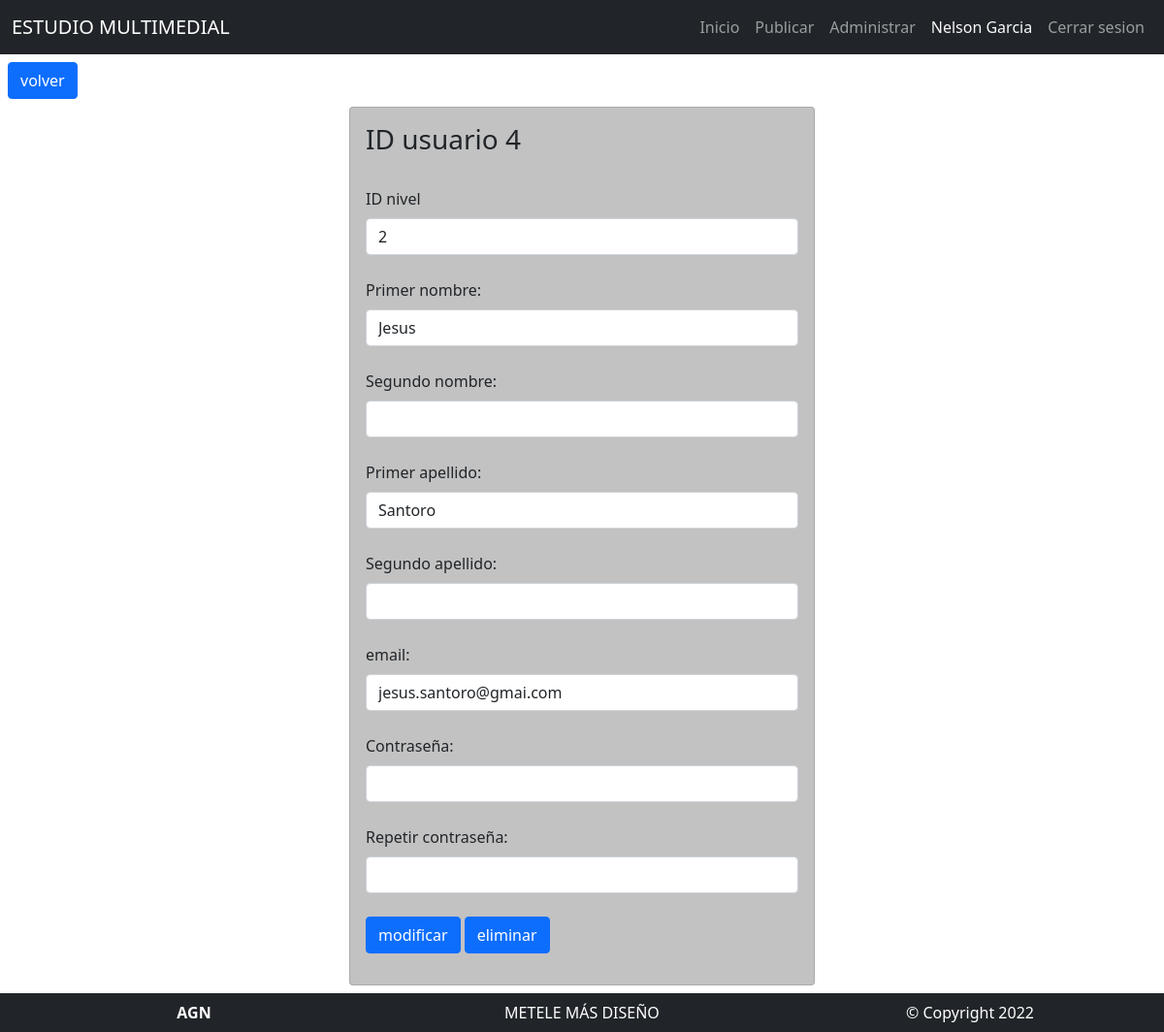
Screenshot of /EstudioMultimedial/administrar.php?usuario=4 (signed in) with the database file from the repository.
### tables this page shows
CREATE TABLE `usuarios`  (
  `id_usuario` int NOT NULL AUTO_INCREMENT,
  `id_nivel` int NOT NULL,
  `primer_nombre` varchar(100) NOT NULL,
  `segundo_nombre` varchar(100) NULL DEFAULT NULL,
  `primer_apellido` varchar(100) NOT NULL,
  `segundo_apellido` varchar(100) NULL DEFAULT NULL,
  `email` varchar(100) NOT NULL,
  `clave` varchar(100) NOT NULL,
  PRIMARY KEY (`id_usuario`) USING BTREE,
  UNIQUE INDEX `id_usuario`(`id_usuario`) USING BTREE,
  INDEX `idniveles`(`id_nivel`) USING BTREE,
  CONSTRAINT `idniveles` FOREIGN KEY (`id_nivel`) REFERENCES `niveles` (`id_nivel`) ON DELETE CASCADE ON UPDATE CASCADE
);

### EstudioMultimedial/administrar.php (the view, shortened to what this page needs)
<?php
require 'config.php';
?>
<!doctype html>
<html lang="es">
<head>
    <link rel="stylesheet" href="css/bootstrap.min.css">
    <link rel="stylesheet" href="css/style.css">
</head>
<body>
    <?php
    require 'header.php';
    if (isset($_SESSION["id"]) && $_SESSION["idnivel"] == 2 ) {
       $id_us = $_SESSION["id"];
        if (!isset($_GET["usuario"])) {
    ?>
    <a href="agregar.php" class="btn btn-primary m-2 botonadm">agregar nuevo usuario</a>
    <a href="miperfil.php" class="btn btn-primary m-2 botonadm">mi perfil</a>
    <div class='table-responsive'>
        <table class="table ">
            <form action="" method="post">
                <tr class="">
                    <?php
            $th = "SELECT COLUMN_NAME from INFORMATION_SCHEMA.COLUMNS where TABLE_NAME = 'usuarios'AND TABLE_SCHEMA ='tp1desarrollo5'";
            $res = mysqli_query($conn, $th);
            echo "<th scope='col'></th>";
            for ($i = 0; $i < 7; $i++) {
                $encabezado = mysqli_fetch_assoc($res);
                echo "<th scope='col'>" . $encabezado['COLUMN_NAME'] . "</th>";
            }
                    ?>
                </tr>
                <?php
            $td = "SELECT * FROM usuarios WHERE id_usuario != $id_us ORDER BY id_usuario DESC";
            $res2 = mysqli_query($conn, $td);
            while ($body = mysqli_fetch_assoc($res2)) {
                $id_usuario = $body['id_usuario'];
                ?>
                <tr>
                    <td>
                        <a href="administrar.php?usuario=<?php echo $id_usuario ?>"
                            class="btn btn-primary">modificar</a>
                    </td>
                    <td>
                        <?php echo $id_usuario ?>
                    </td>
                    <td>
                        <?php echo $body["id_nivel"]; ?>
                    </td>
                    <td>
                        <?php echo $body["primer_nombre"]; ?>
                    </td>
                    <td>
                        <?php echo $body["segundo_nombre"]; ?>
                    </td>
                    <td>
                        <?php echo $body["primer_apellido"]; ?>
                    </td>
                    <td>
                        <?php echo $body["segundo_apellido"]; ?>
                    </td>
                    <td>
                        <?php echo $body["email"]; ?>
                    </td>
                </tr>
                <?php
            }
                ?>
            </form>
        </table>
    </div>
    <?php
        } else {
            $id_user = $_GET['usuario'];
            $td = "SELECT * FROM usuarios WHERE id_usuario = $id_user";
            $res = mysqli_query($conn, $td);
            $body = mysqli_fetch_assoc($res);
    ?>
    <a href="administrar.php" class="btn btn-primary m-2">volver</a>
    <div class="card p-3 m-auto mb-5 formulario   " style="width: 30rem;">
        <form method="post">
            <div class="mb-3">
                <h3 class="form-label" for="password1">ID usuario
                    <?php echo $body["id_usuario"]; ?>
                </h3>
                <br>
                <label class="form-label" for="password1">ID nivel</label>
                <input class="form-control " type="text" name="idnivel" id="idnivel"
                    value="<?php echo $body["id_nivel"]; ?>">
                <br>
                <label class="form-label" for="password1">Primer nombre:</label>
                <input class="form-control " type="text" name="primernombre" id="primernombre"
                    value="<?php echo $body["primer_nombre"]; ?>">
                <br>
                <label class="form-label" for="password1">Segundo nombre:</label>
                <input class="form-control " type="text" name="segundonombre" id="segundonombre"
                    value="<?php echo $body["segundo_nombre"]; ?>">
                <br>
                <label class="form-label" for="password1">Primer apellido:</label>
                <input class="form-control " type="text" name="primerapellido" id="primerapellido"
                    value="<?php echo $body["primer_apellido"]; ?>">
                <br>
                <label class="form-label" for="password1">Segundo apellido:</label>
                <input class="form-control " t type="text" name="segundoapellido" id="segundoapellido"
                    value="<?php echo $body["segundo_apellido"]; ?>">
                <br>
                <label class="form-label" for="password1">email:</label>
                <input class="form-control " type="email" name="email" id="email" value="<?php echo $body["email"]; ?>"
                    placeholder="<?php echo $body["email"]; ?>">
                <br>
                <label class="form-label" for="password1">Contraseña:</label>
                <input class="form-control " type="password" name="password1" id="password1">
                <br>
                <label class="form-label" for="password2">Repetir contraseña:</label>
                <input class="form-control " type="password" name="password2" id="password2">
                <br>
                <button class="btn btn-primary" type="submit" name="submit">modificar</button>
                <button class="btn btn-primary" type="submit" name="submit3">eliminar</button>
            </div>
        </form>
    </div>
    <?php
        }
    } else {
        echo "<p class='m-auto mt-5'>No tienes acceso a esta página</p><br>
        <a href='index.php' class='btn btn-primary'>volver</a>";
    }
    require 'footer.php';
    ?>
</body>
</html>

### EstudioMultimedial/header.php (shortened to what this page needs)
<header class="sticky-top ">
<nav class="navbar navbar-expand-md navbar-dark  bg-dark ">
    <div class="container-fluid  ">
        <a class="navbar-brand" href="#">ESTUDIO MULTIMEDIAL</a>
        <div class="collapse navbar-collapse justify-content-end" id="navbarSupportedContent">
            <ul class="navbar-nav">
          <?php
        $inicio = '<li class="nav-item"><a class="nav-link" href="index.php">Inicio</a></li>';
        $administrar = '<li class="nav-item"><a class="nav-link" href="administrar.php">Administrar</a></li>';
        $cerrarS = '<li class="nav-item"> <a class="nav-link" href="logout.php">Cerrar sesion</a></li>';
        $publicar = '<li class="nav-item"> <a class="nav-link" href="subir2.php">Publicar</a></li>';
        if (isset($_SESSION["id"])) {
          $id = $_SESSION["id"];
          $r = "SELECT primer_nombre, primer_apellido, id_nivel FROM usuarios WHERE usuarios.id_usuario = '$id'";
          $s = mysqli_query($conn, $r);
          $arra = mysqli_fetch_assoc($s);
          if ($arra['id_nivel'] >= 2) {
            if ($arra['id_nivel'] == 2) {
              echo $inicio, $publicar, $administrar;
        ?>
          <li class="nav-item">
            <a href="miperfil.php" class="nav-link text-light">
              <?php echo $arra["primer_nombre"] . " " . $arra["primer_apellido"] ?>
            </a>
          </li>
          <?php
              echo $cerrarS;
            }
          }
        } else {
          echo $inicio;
        ?>
          <li class="nav-item"><a class="nav-link" href="cuenta.php">Iniciar sesion</a></li>
          <?php
        }
        ?>
        </ul>
      </div>
    </div>
  </nav>
</header>

### EstudioMultimedial/css/style.css (style rules this page uses)
a:link { text-decoration: none; }
a { color: white; }
.formulario { background-color: rgb(194, 194, 194); }

### rows the page displays
usuarios: primer_nombre "Nelson", primer_apellido "Garcia"
usuarios: id_usuario "4", idnivel "2", primernombre "Jesus", primerapellido "Santoro", email "jesus.santoro@gmai.com"
